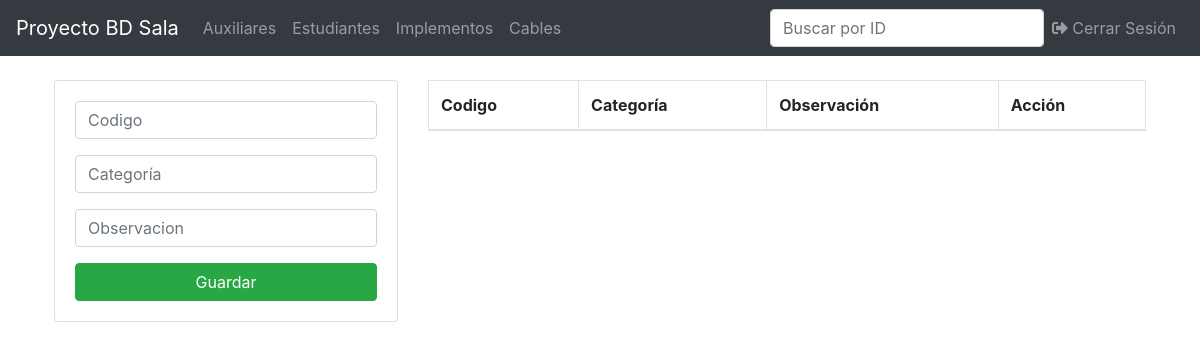
The page /cables.php (signed in) on the database as committed earlier.
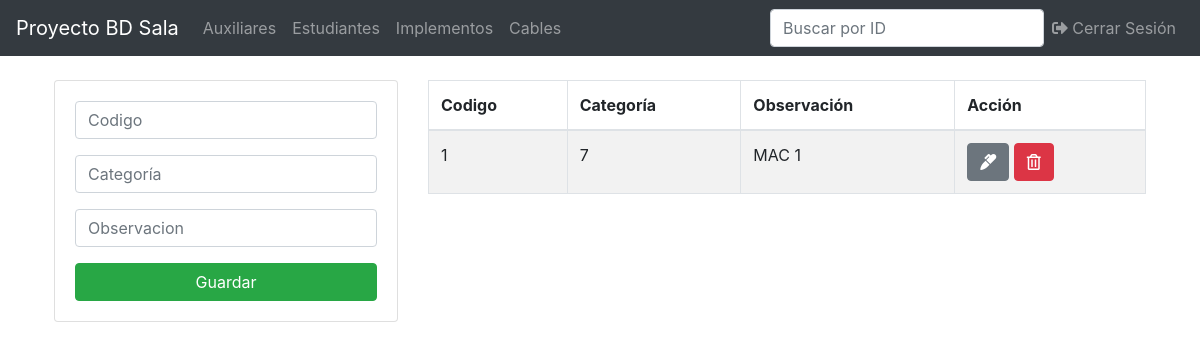
The same page on the database as committed later.
### tables this page shows
CREATE TABLE `cable_red` (
  `codigo` varchar(30) NOT NULL,
  `categoria` varchar(50) DEFAULT NULL
);

CREATE TABLE `implemento` (
  `observacion` varchar(500) DEFAULT NULL,
  `codigo` varchar(30) NOT NULL
);

### cables.php (the view, shortened to what this page needs)
<?php include("db.php"); ?>
<?php include('includes/header.php'); ?>
<main class="container p-4">
  <div class="row">
    <div class="col-md-4">
      <div class="card card-body">
        <form action="save.php" method="POST">
          <div class="form-group">
            <input type="text" name="codigo" class="form-control" placeholder="Codigo" autofocus>
          </div>
          <div class="form-group">
            <input type="text" name="categoria" class="form-control" placeholder="Categoría" autofocus>
          </div>
          <div class="form-group">
            <input type="text" name="observacion" class="form-control" placeholder="Observacion" autofocus>
          </div>
          <input type="submit" name="save_cable_red" class="btn btn-success btn-block" value="Guardar">
        </form>
      </div>
    </div>
    <div class="col-md-8">
      <table class="table table-bordered table-striped" id="myTable">
        <thead>
          <tr>
            <th>Codigo</th>
            <th>Categoría</th>
            <th>Observación</th>
            <th>Acción</th>
          </tr>
        </thead>
        <tbody>
          <?php
          $query = "SELECT * FROM cable_red cr, implemento im WHERE cr.codigo=im.codigo";
          $result_auxiliares = mysqli_query($conn, $query);
          while($row = mysqli_fetch_assoc($result_auxiliares)) { ?>
          <tr>
            <td><?php echo $row['codigo']; ?></td>
            <td><?php echo $row['categoria']; ?></td>
            <td><?php echo $row['observacion']; ?></td>
            <td>
              <a href="edit.php?codigo=<?php echo $row['codigo']?> & entidad=<?php echo 'cable_red'?>" class="btn btn-secondary">
                <i class="fas fa-marker"></i>
              </a>
              <a href="delete.php?codigo=<?php echo $row['codigo'] ?>& entidad=<?php echo 'cable_red'?>" class="btn btn-danger">
                <i class="far fa-trash-alt"></i>
              </a>
            </td>
          </tr>
          <?php } ?>
        </tbody>
      </table>
    </div>
  </div>
</main>
<?php include('includes/footer.php'); ?>

Rows that differ between the two databases and show on the page:
added cable_red: codigo.codigo "1", categoria "7", codigo.observacion "MAC 1"
